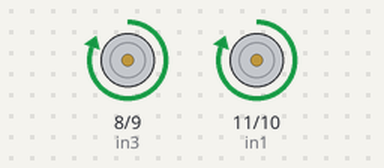
Bench run of a sketch on a simulated Arduino Uno, built with avr-gcc and run on an emulated ATmega328P. Shown: motor-driver pin pairs drawn as motors (green arrow = first pin HIGH = forward, orange = second pin HIGH = backward, longer = more drive).

Above: at 1.0 s.
At 3.0 s:
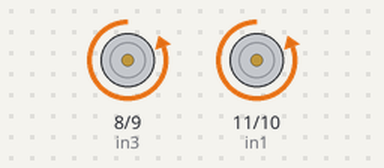
At 6.0 s:
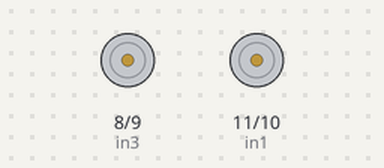
Timing chart, 0 to 10.4 s (numbered marks = the images above):
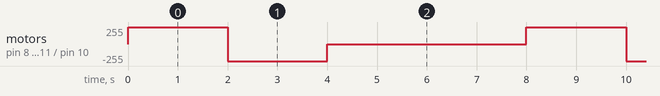

The sketch:

test_L293_H_bridge.ino
```cpp
//https://codebender.cc/sketch:128460#L298%20Motor%20Driver%20Test.ino
// connect motor controller pins to Arduino digital pins
// motor one
//int enA = 10;
int in1 = 11;
int in2 = 10;
// motor two
//int enB = 5;
int in3 = 8;
int in4 = 9;
void setup()
{
  // set all the motor control pins to outputs
//  pinMode(enA, OUTPUT);
//  pinMode(enB, OUTPUT);
  pinMode(in1, OUTPUT);
  pinMode(in2, OUTPUT);
  pinMode(in3, OUTPUT);
  pinMode(in4, OUTPUT);
}
void demoOne()
{
  // this function will run the motors in both directions at a fixed speed
  // turn on motor A
  digitalWrite(in1, HIGH);
  digitalWrite(in2, LOW);
  // set speed to 200 out of possible range 0~255
 // analogWrite(enA, 200);
  // turn on motor B
  digitalWrite(in3, HIGH);
  digitalWrite(in4, LOW);
  // set speed to 200 out of possible range 0~255
 // analogWrite(enB, 200);
  delay(2000);
  // now change motor directions
  digitalWrite(in1, LOW);
  digitalWrite(in2, HIGH);
  digitalWrite(in3, LOW);
  digitalWrite(in4, HIGH);
  delay(2000);
  // now turn off motors
  digitalWrite(in1, LOW);
  digitalWrite(in2, LOW);
  digitalWrite(in3, LOW);
  digitalWrite(in4, LOW);
}
void demoTwo()
{
  // this function will run the motors across the range of possible speeds
  // note that maximum speed is determined by the motor itself and the operating voltage
  // the PWM values sent by analogWrite() are fractions of the maximum speed possible
  // by your hardware
  // turn on motors
  digitalWrite(in1, LOW);
  digitalWrite(in2, HIGH);
  digitalWrite(in3, LOW);
  digitalWrite(in4, HIGH);
  // accelerate from zero to maximum speed
 /* for (int i = 0; i < 256; i++)
  {
    analogWrite(enA, i);
    analogWrite(enB, i);
    delay(20);
  }
  // decelerate from maximum speed to zero
  for (int i = 255; i >= 0; --i)
  {
    analogWrite(enA, i);
    analogWrite(enB, i);
    delay(20);
  } */
  // now turn off motors
  digitalWrite(in1, LOW);
  digitalWrite(in2, LOW);
  digitalWrite(in3, LOW);
  digitalWrite(in4, LOW);
}
void loop()
{
  demoOne();
  delay(2000);
  demoTwo();
  delay(2000);
}
```

Measured:
- by itself, motor on pin 8 (in3) / pin 9 (in4), motor on pin 11 (in1) / pin 10 (in2): repeats every 8.0 s: backward 255/255 2.0 s, stopped 4.0 s, forward 255/255 2.0 s
